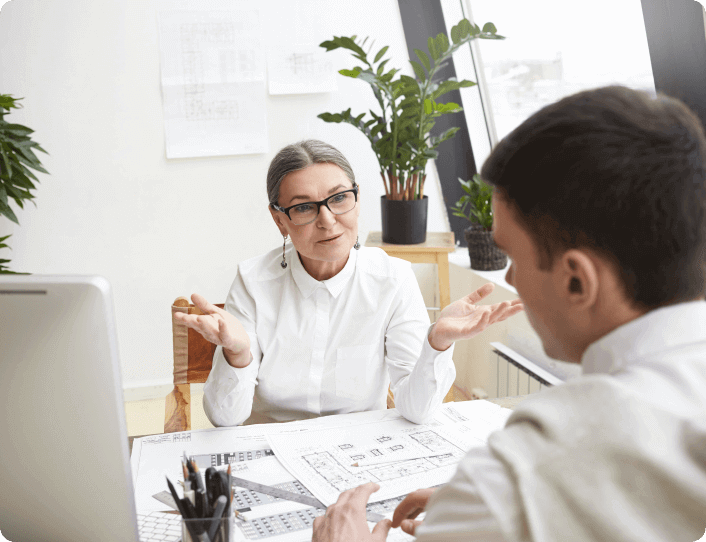
#> input picture bloomcap/html/image/home-3/content-l3-img-1.png, 706 x 542 px, given in place of ., which was not available
$ python -i update_instagram_photos.py   (imports and definitions only)
#> lines starting #> are read from the running program, lines starting #| are printed output that depends on the picture
#!/usr/bin/env python3
"""
Instagram Photo Updater for MiniPass Website
============================================

This script fetches the latest 6 photos from your Instagram account
and updates the footer gallery on the website.

Usage:
    python update_instagram_photos.py

Requirements:
    - INSTAGRAM_USERNAME and INSTAGRAM_PASSWORD in .env file
    - instaloader and Pillow packages installed
"""

import os
import sys
from pathlib import Path
from dotenv import load_dotenv
import instaloader
from PIL import Image
import shutil

# Load environment variables
# [1 line not run here, left out]

# Configuration
INSTAGRAM_USERNAME = os.getenv('INSTAGRAM_USERNAME')
INSTAGRAM_PASSWORD = os.getenv('INSTAGRAM_PASSWORD')
TARGET_DIR = Path(__file__).parent / 'static' / 'image' / 'home-3'
TEMP_DIR = Path(__file__).parent / 'temp_instagram'
NUM_PHOTOS = 6
IMAGE_SIZE = 400  # Square dimension in pixels

# [84 lines left out: functions validate_credentials, create_temp_directory, download_instagram_photos, not called in this run]

def process_and_save_images(image_paths):
    """Process images and save to target directory."""
    print(f"\n🎨 Processing images...")

    for idx, image_path in enumerate(image_paths, start=1):
        try:
            # Open image
            img = Image.open(image_path)
#> img is the input picture: PIL image 706x542 P; mean R, G, B, A 189.6, 184.3, 178.3, 254.9

            # Convert to RGB if necessary (handle RGBA, etc.)
            if img.mode != 'RGB':
                img = img.convert('RGB')
#> img: PIL image 706x542 RGB

            # Crop to square (center crop)
            width, height = img.size
#> width = 706; height = 542
            min_dimension = min(width, height)
#> min_dimension = 542
            left = (width - min_dimension) / 2
#> left = 82
            top = (height - min_dimension) / 2
#> top = 0
            right = (width + min_dimension) / 2
#> right = 624
            bottom = (height + min_dimension) / 2
#> bottom = 542
            img = img.crop((left, top, right, bottom))
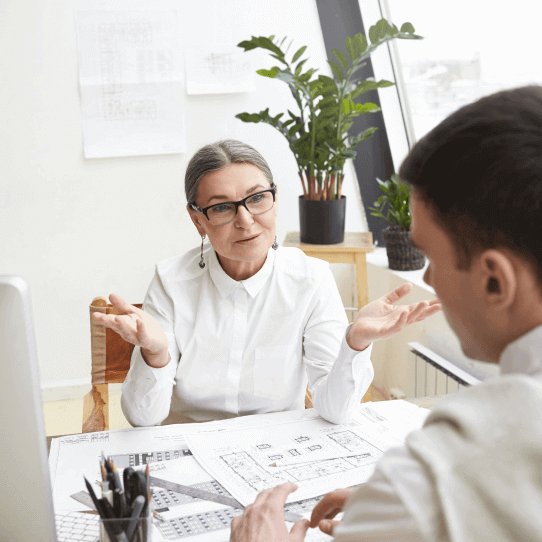
#> img: PIL image 542x542 RGB; mean R, G, B 197.4, 191.6, 185.7

            # Resize to target size
            img = img.resize((IMAGE_SIZE, IMAGE_SIZE), Image.Resampling.LANCZOS)
#> img: PIL image 400x400 RGB
#> pass 3 of the loop in process_and_save_images, `for idx, image_path in enumerate(image_paths, start=1):`:
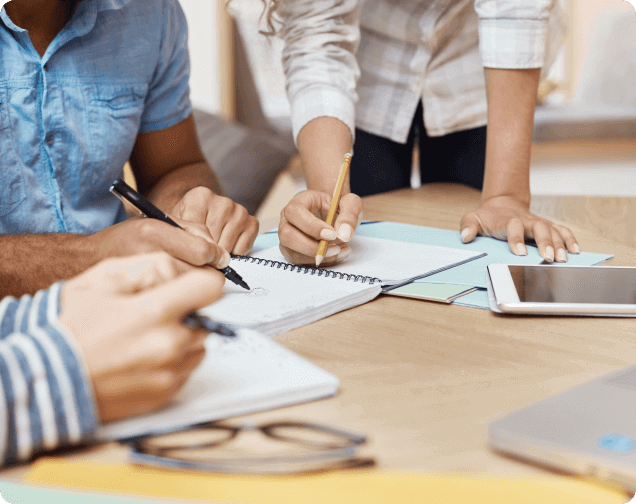
#> input picture bloomcap/html/image/home-3/feature-l3-image.png, 636 x 504 px, given in place of , which was not available
#> in process_and_save_images, img is the input picture: PIL image 636x504 P; mean R, G, B, A 179.3, 166.7, 155.1, 254.8
#> in process_and_save_images, `img = img.crop((left, top, right, bottom))`:
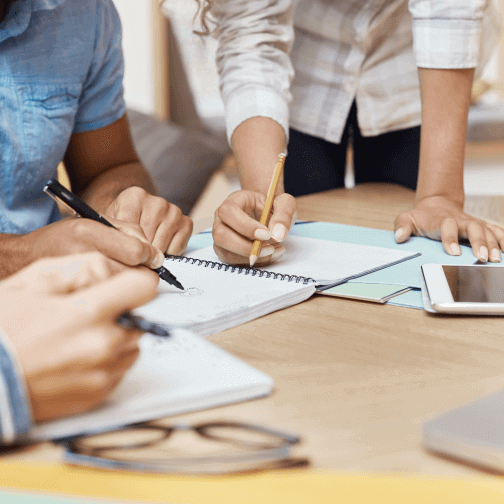
#> img: PIL image 504x504 RGB; mean R, G, B 181.6, 166.6, 153
#> the loop made 53 passes; the first 3 are shown

            # Save as PNG
            output_path = TARGET_DIR / f"insta-{idx}.png"
            img.save(output_path, 'PNG', optimize=True)

            print(f"  ✓ Processed and saved insta-{idx}.png")

        except Exception as e:
            print(f"  ❌ Error processing image {idx}: {e}")
            continue

# [51 lines left out: functions cleanup_temp_directory, main, not called in this run]

# [2 lines not run here, left out]

>>> result = process_and_save_images('../../bloomcap/html/image/home-3/content-l3-img-1.png')
